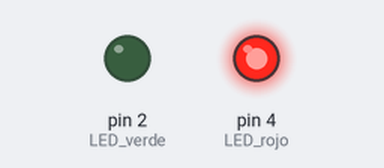
The sketch below on a simulated Arduino Uno, built with avr-gcc and run on an emulated ATmega328P. On the bench: output pins drawn as LEDs (lit = HIGH).

Above: at 5.0 s.
At 15.0 s:
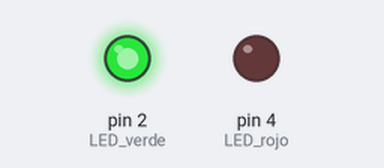
Timing chart, 0 to 26.0 s (numbered marks = the images above):
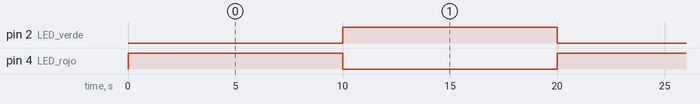

Measured:
- by itself, pin 2 (LED_verde), pin 4 (LED_rojo): alternates HIGH for 10.0 s and LOW for 10.0 s
- by itself, everything shown: repeats every 20.0 s, in 3 steps

The sketch:

sketch_nov15a.ino
```cpp
int LED_rojo=4;
int LED_verde=2;

void setup() {
  // put your setup code here, to run once:
  pinMode(LED_rojo, OUTPUT);
  pinMode(LED_verde, OUTPUT);
}

void loop() {
  // put your main code here, to run repeatedly:
  digitalWrite(LED_rojo, HIGH);
  delay(10000);
  digitalWrite(LED_rojo, LOW);
  digitalWrite(LED_verde, HIGH);
  delay(10000);
  digitalWrite(LED_verde, LOW);

}
```
